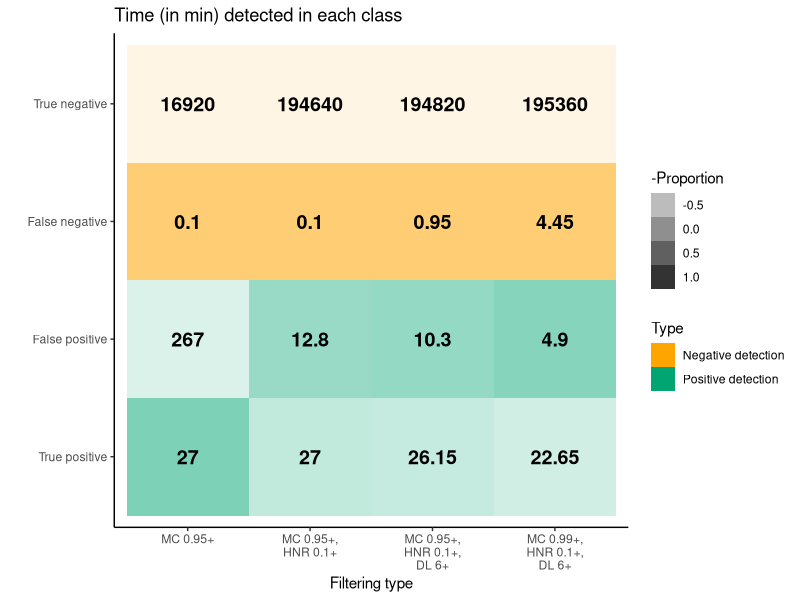
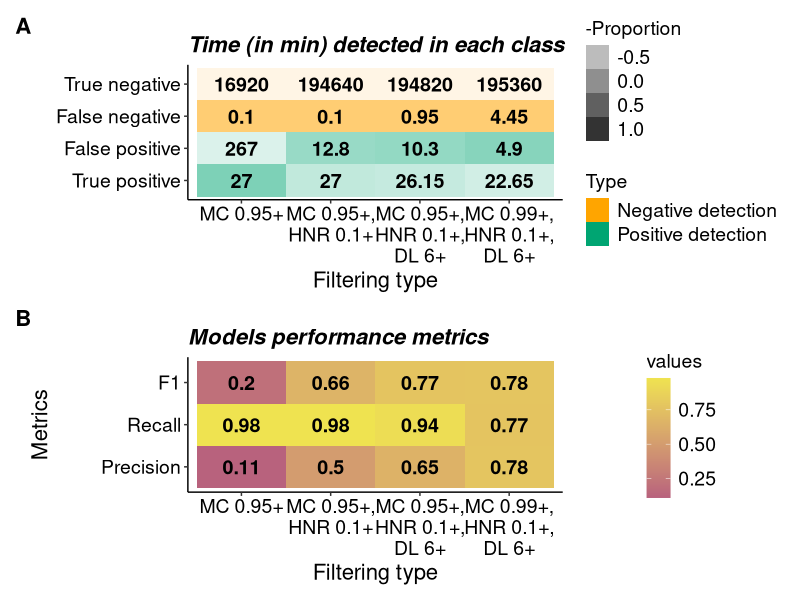
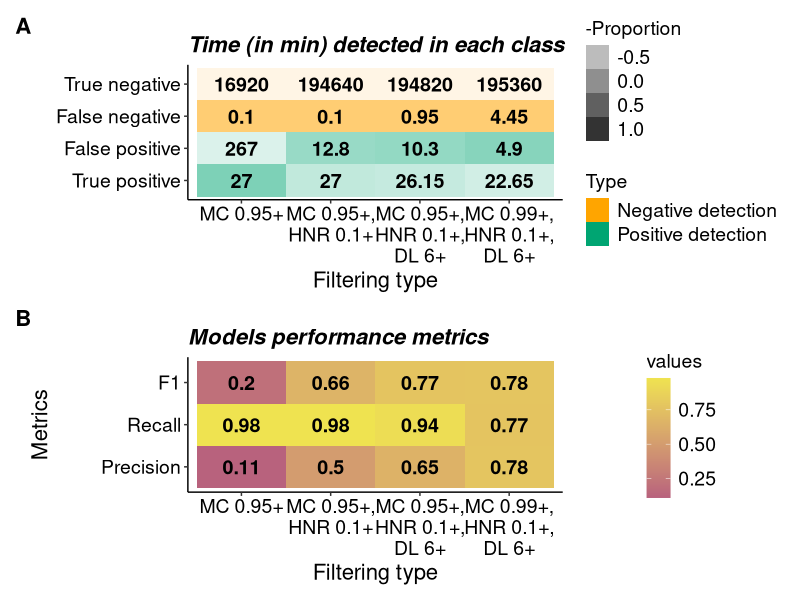

Write R code to recreate these figures, in order.
library(tidyverse)
library(patchwork)
library(scales)

# Create the DF
reference = c("TP", "FP")
l_filtering <- c("MC 0.95+", 
  "MC 0.95+, HNR 0.1+", 
  "MC 0.95+, HNR 0.1+, DL 6+", 
  "MC 0.99+, HNR 0.1+, DL 6+")

df_cm <- tibble(Filtering = l_filtering, #c("Filtering 1", "Filtering 2", "Filtering 3", "Filtering 4"),
             TP = c(27, 27,26.15, 22.65),
             FP = c(267,12.8, 10.3, 4.9),
             FN = c(0.1, 0.1, 0.95, 4.45),
             TN = c(16920, 194640, 194820, 195360)) %>% 
  pivot_longer(cols = !Filtering, names_to = "variable", values_to = "values") %>%
  mutate(Type = ifelse(variable == reference, "Positive detection", "Negative detection")) %>% 
  group_by(Filtering, Type) %>% 
  mutate(Proportion = values / sum(values)) %>% 
  group_by(Filtering) %>% 
  mutate(model_proportion = values / sum(values))

df_metrics = tibble(Filtering = l_filtering, #c("Filtering 1", "Filtering 2", "Filtering 3", "Filtering 4"),
                    Precision = c(0.11, 0.5, 0.65, 0.78),
                    Recall = c(0.98, 0.98, 0.94, 0.77),
                    F1 = c(0.20, 0.66, 0.77, 0.78)) %>% 
  pivot_longer(cols = !Filtering, names_to = "variable", values_to = "values")

# Factor the variables
df_cm$variable <- factor(df_cm$variable, levels = c("TP","FP","FN","TN"))
df_metrics$variable <- factor(df_metrics$variable, levels = c("Precision","Recall","F1"))

################## 
# Make the plots #
##################

confmat_text_size=5
text_size = 14
axis_text = 14
title_size=16

### Confusion matrix

a <- ggplot(data=df_cm, aes(x=Filtering, y=variable, fill=Type, alpha=-Proportion)) +
  geom_tile() +
  geom_text(aes(label = values, vjust = .5, fontface  = "bold", alpha = 1), show.legend = FALSE, size=confmat_text_size) +
  scale_fill_manual(values = c("Positive detection"= "#00A572", "Negative detection"="orange")) +
  theme_classic() +
  labs(
    title = "Time (in min) detected in each class",
    y = " ",
    x = "Filtering type"
  ) +
  scale_x_discrete(labels = label_wrap(10)) +
  scale_y_discrete(labels = c("True positive", "False positive", "False negative", "True negative"))
a
### Model performance
b <- ggplot(data=df_metrics, aes(x=Filtering, y=variable, fill=values)) +
         geom_tile() +
  scale_fill_gradient(low = "#b8627dff", high = "#efe350ff") +
  geom_text(aes(label = values), vjust = .5, fontface  = "bold", alpha = 1, size=confmat_text_size) +
  theme_classic() +
  labs(
    title = "Models performance metrics",
    y = "Metrics",
    x = "Filtering type"
  )+
  scale_x_discrete(labels = label_wrap(10))

conf_mat = a / b + plot_annotation(tag_level = "A") & theme(
  plot.tag = element_text(face = 'bold', size = title_size),
  plot.title = element_text(color="black", size=title_size, face="bold.italic"),
  axis.title.x = element_text(color="black", size=title_size),
  axis.title.y = element_text(color="black", size=title_size),
  axis.text.x = element_text(color="black", size=text_size),
  axis.text.y = element_text(color="black", size=text_size),
  legend.text = element_text(color="black", size=text_size),
  legend.title = element_text(color="black", size=text_size)
) 

conf_mat

ggsave("Figures_MS/Figure2.png" ,conf_mat ,dpi=300)
